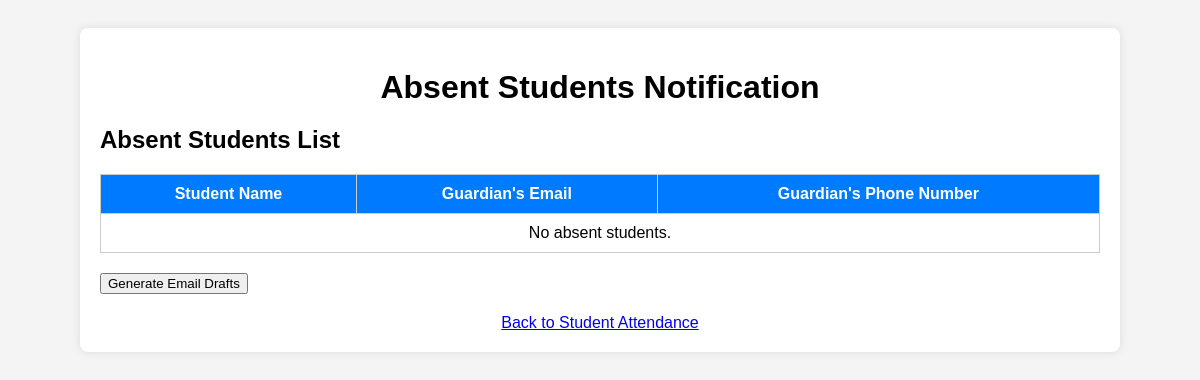
The app's page /savedraft.php, older data.
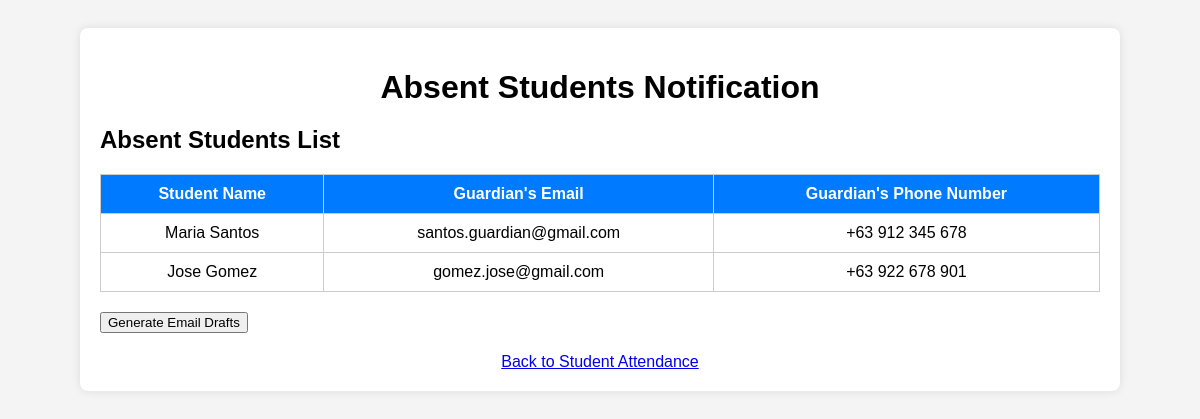
The same page, newer data.
### tables this page shows
CREATE TABLE `students` (
  `id` int(11) NOT NULL,
  `student_name` varchar(100) DEFAULT NULL,
  `section` varchar(50) DEFAULT NULL,
  `guardian_email` varchar(100) DEFAULT NULL,
  `guardian_phone` varchar(15) DEFAULT NULL
);

### savedraft.php (the view, shortened to what this page needs)
<?php
require_once("dbconnection.php");
$sql = "SELECT s.student_name, s.guardian_email, s.guardian_phone
        FROM students s
        JOIN attendance a ON s.id = a.student_id
        WHERE a.attendance_status = 'Absent'";
$result = $conn->query($sql);
$rows = [];
if ($result->num_rows > 0) {
    while ($row = $result->fetch_assoc()) {
        $rows[] = $row;
    }
} else {
    $rows = [];
}
?>
<!DOCTYPE html>
<html lang="en">
<head>
    <link rel="stylesheet" href="css/savedraft.css">
</head>
<body>
    <div class="container">
        <h1>Absent Students Notification</h1>
        <div class="students-list">
            <h2>Absent Students List</h2>
            <table class="students-table">
                <thead>
                    <tr>
                        <th>Student Name</th>
                        <th>Guardian's Email</th>
                        <th>Guardian's Phone Number</th>
                    </tr>
                </thead>
                <tbody>
                    <?php if (!empty($rows)): ?>
                        <?php foreach ($rows as $row): ?>
                            <tr>
                                <td><?php echo htmlspecialchars($row['student_name']); ?></td>
                                <td><?php echo htmlspecialchars($row['guardian_email']); ?></td>
                                <td><?php echo htmlspecialchars($row['guardian_phone']); ?></td>
                            </tr>
                        <?php endforeach; ?>
                    <?php else: ?>
                        <tr>
                            <td colspan="3">No absent students.</td>
                        </tr>
                    <?php endif; ?>
                </tbody>
            </table>
        </div>
        <div class="form-group">
            <button onclick="generateEmails()">Generate Email Drafts</button>
        </div>
        <a href="studentdata.php" class="back-link">Back to Student Attendance</a>
    </div>
</body>
</html>

Row changes from the older to the newer data that the page shows:
added students: student_name "Maria Santos", guardian_email "santos.guardian@gmail.com", guardian_phone "+63 912 345 678"
added students: student_name "Jose Gomez", guardian_email "gomez.jose@gmail.com", guardian_phone "+63 922 678 901"
Text that changed along with them:
text no longer shown: "No absent students."
